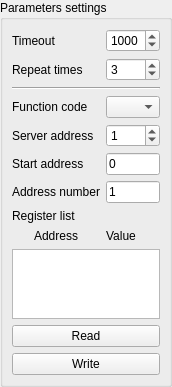
<?xml version="1.0" encoding="UTF-8"?>
<ui version="4.0">
 <class>SAKModbusCommonClientSection</class>
 <widget class="QWidget" name="SAKModbusCommonClientSection">
  <property name="geometry">
   <rect>
    <x>0</x>
    <y>0</y>
    <width>158</width>
    <height>364</height>
   </rect>
  </property>
  <property name="windowTitle">
   <string notr="true">Form</string>
  </property>
  <layout class="QVBoxLayout" name="verticalLayout">
   <property name="leftMargin">
    <number>0</number>
   </property>
   <property name="topMargin">
    <number>0</number>
   </property>
   <property name="rightMargin">
    <number>0</number>
   </property>
   <property name="bottomMargin">
    <number>0</number>
   </property>
   <item>
    <widget class="QGroupBox" name="cmdGroupBox">
     <property name="sizePolicy">
      <sizepolicy hsizetype="Preferred" vsizetype="Expanding">
       <horstretch>0</horstretch>
       <verstretch>0</verstretch>
      </sizepolicy>
     </property>
     <property name="title">
      <string>Parameters settings</string>
     </property>
     <layout class="QGridLayout" name="gridLayout">
      <item row="0" column="0">
       <widget class="QLabel" name="label_8">
        <property name="sizePolicy">
         <sizepolicy hsizetype="Fixed" vsizetype="Preferred">
          <horstretch>0</horstretch>
          <verstretch>0</verstretch>
         </sizepolicy>
        </property>
        <property name="text">
         <string>Timeout</string>
        </property>
       </widget>
      </item>
      <item row="0" column="1">
       <widget class="QSpinBox" name="timeoutSpinBox">
        <property name="toolTip">
         <string>Unit is ms</string>
        </property>
        <property name="maximum">
         <number>5000</number>
        </property>
        <property name="value">
         <number>1000</number>
        </property>
       </widget>
      </item>
      <item row="1" column="0">
       <widget class="QLabel" name="label_9">
        <property name="sizePolicy">
         <sizepolicy hsizetype="Fixed" vsizetype="Preferred">
          <horstretch>0</horstretch>
          <verstretch>0</verstretch>
         </sizepolicy>
        </property>
        <property name="text">
         <string>Repeat times</string>
        </property>
       </widget>
      </item>
      <item row="1" column="1">
       <widget class="QSpinBox" name="retriesSpinBox">
        <property name="sizePolicy">
         <sizepolicy hsizetype="Preferred" vsizetype="Fixed">
          <horstretch>0</horstretch>
          <verstretch>0</verstretch>
         </sizepolicy>
        </property>
        <property name="value">
         <number>3</number>
        </property>
       </widget>
      </item>
      <item row="2" column="0" colspan="2">
       <widget class="Line" name="line">
        <property name="orientation">
         <enum>Qt::Horizontal</enum>
        </property>
       </widget>
      </item>
      <item row="3" column="0">
       <widget class="QLabel" name="label_7">
        <property name="sizePolicy">
         <sizepolicy hsizetype="Fixed" vsizetype="Preferred">
          <horstretch>0</horstretch>
          <verstretch>0</verstretch>
         </sizepolicy>
        </property>
        <property name="text">
         <string>Function code</string>
        </property>
       </widget>
      </item>
      <item row="3" column="1">
       <widget class="QComboBox" name="functionCodeComboBox">
        <property name="sizePolicy">
         <sizepolicy hsizetype="Ignored" vsizetype="Fixed">
          <horstretch>0</horstretch>
          <verstretch>0</verstretch>
         </sizepolicy>
        </property>
       </widget>
      </item>
      <item row="4" column="0">
       <widget class="QLabel" name="label_12">
        <property name="sizePolicy">
         <sizepolicy hsizetype="Fixed" vsizetype="Preferred">
          <horstretch>0</horstretch>
          <verstretch>0</verstretch>
         </sizepolicy>
        </property>
        <property name="text">
         <string>Server address</string>
        </property>
       </widget>
      </item>
      <item row="4" column="1">
       <widget class="QSpinBox" name="clientAddressSpinBox">
        <property name="sizePolicy">
         <sizepolicy hsizetype="Preferred" vsizetype="Fixed">
          <horstretch>0</horstretch>
          <verstretch>0</verstretch>
         </sizepolicy>
        </property>
        <property name="minimum">
         <number>0</number>
        </property>
        <property name="maximum">
         <number>247</number>
        </property>
        <property name="value">
         <number>1</number>
        </property>
       </widget>
      </item>
      <item row="5" column="0">
       <widget class="QLabel" name="label_13">
        <property name="sizePolicy">
         <sizepolicy hsizetype="Fixed" vsizetype="Preferred">
          <horstretch>0</horstretch>
          <verstretch>0</verstretch>
         </sizepolicy>
        </property>
        <property name="text">
         <string>Start address</string>
        </property>
       </widget>
      </item>
      <item row="5" column="1">
       <widget class="QLineEdit" name="startAddressLineEdit">
        <property name="sizePolicy">
         <sizepolicy hsizetype="Ignored" vsizetype="Fixed">
          <horstretch>0</horstretch>
          <verstretch>0</verstretch>
         </sizepolicy>
        </property>
        <property name="text">
         <string notr="true">0</string>
        </property>
       </widget>
      </item>
      <item row="6" column="0">
       <widget class="QLabel" name="label_14">
        <property name="sizePolicy">
         <sizepolicy hsizetype="Fixed" vsizetype="Preferred">
          <horstretch>0</horstretch>
          <verstretch>0</verstretch>
         </sizepolicy>
        </property>
        <property name="text">
         <string>Address number</string>
        </property>
       </widget>
      </item>
      <item row="6" column="1">
       <widget class="QLineEdit" name="registerNumberLineEdit">
        <property name="sizePolicy">
         <sizepolicy hsizetype="Preferred" vsizetype="Fixed">
          <horstretch>0</horstretch>
          <verstretch>0</verstretch>
         </sizepolicy>
        </property>
        <property name="text">
         <string notr="true">1</string>
        </property>
       </widget>
      </item>
      <item row="8" column="0" colspan="2">
       <layout class="QHBoxLayout" name="horizontalLayout">
        <item>
         <widget class="QLabel" name="label_18">
          <property name="sizePolicy">
           <sizepolicy hsizetype="Fixed" vsizetype="Preferred">
            <horstretch>0</horstretch>
            <verstretch>0</verstretch>
           </sizepolicy>
          </property>
          <property name="text">
           <string>Address</string>
          </property>
          <property name="alignment">
           <set>Qt::AlignCenter</set>
          </property>
         </widget>
        </item>
        <item>
         <widget class="QLabel" name="label_10">
          <property name="sizePolicy">
           <sizepolicy hsizetype="Fixed" vsizetype="Preferred">
            <horstretch>0</horstretch>
            <verstretch>0</verstretch>
           </sizepolicy>
          </property>
          <property name="text">
           <string>Value</string>
          </property>
          <property name="alignment">
           <set>Qt::AlignCenter</set>
          </property>
         </widget>
        </item>
       </layout>
      </item>
      <item row="9" column="0" colspan="2">
       <widget class="QTableWidget" name="readWriteValuesTableWidget">
        <property name="sizePolicy">
         <sizepolicy hsizetype="Ignored" vsizetype="Expanding">
          <horstretch>0</horstretch>
          <verstretch>0</verstretch>
         </sizepolicy>
        </property>
       </widget>
      </item>
      <item row="10" column="0" colspan="2">
       <widget class="QPushButton" name="sendReadRequestPushButton">
        <property name="text">
         <string>Read</string>
        </property>
       </widget>
      </item>
      <item row="11" column="0" colspan="2">
       <widget class="QPushButton" name="sendWriteRequestPushButton">
        <property name="text">
         <string>Write</string>
        </property>
       </widget>
      </item>
      <item row="7" column="0" colspan="2">
       <widget class="QLabel" name="label_15">
        <property name="sizePolicy">
         <sizepolicy hsizetype="Fixed" vsizetype="Preferred">
          <horstretch>0</horstretch>
          <verstretch>0</verstretch>
         </sizepolicy>
        </property>
        <property name="text">
         <string>Register list</string>
        </property>
       </widget>
      </item>
     </layout>
    </widget>
   </item>
  </layout>
 </widget>
 <resources/>
 <connections/>
</ui>
